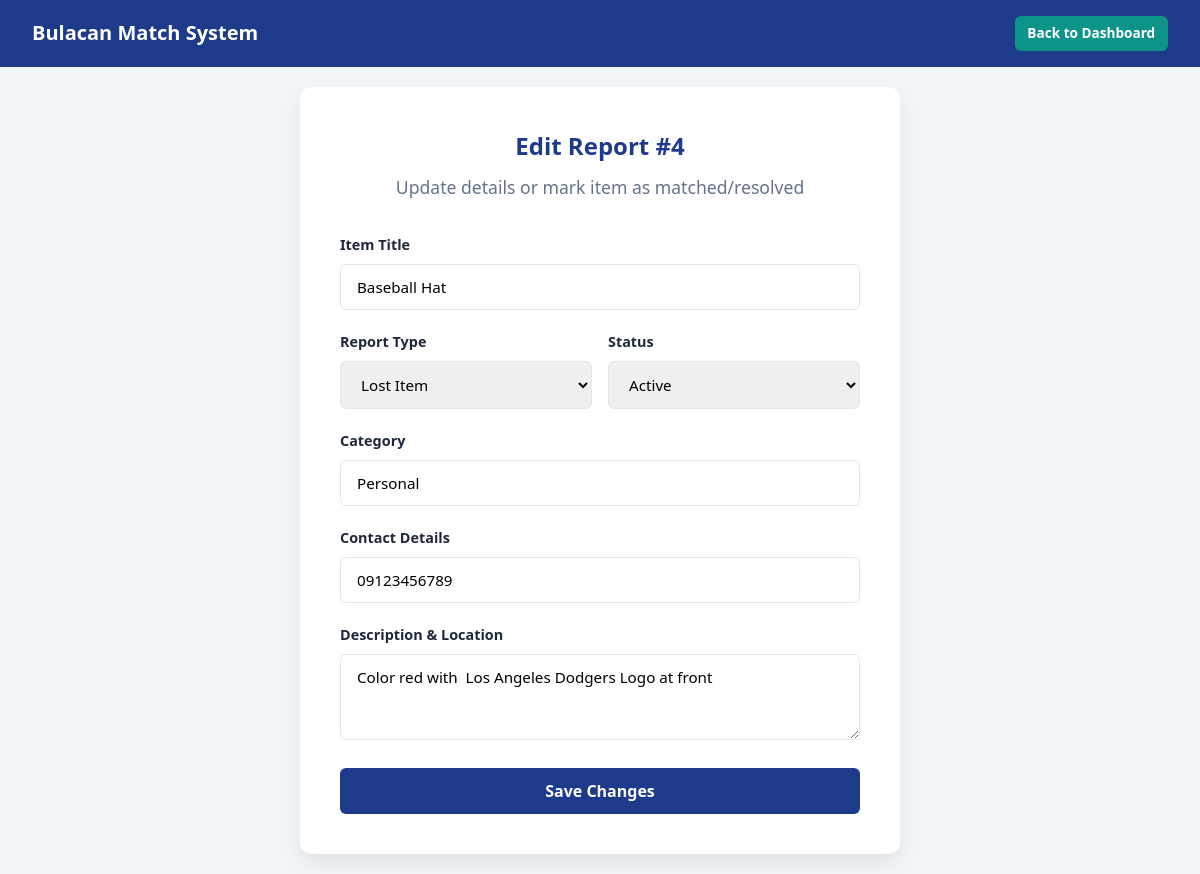
The page /edititem.php?itemid=4 (signed in) on the database its author committed.
### tables this page shows
CREATE TABLE `items` (
  `id` int(11) NOT NULL,
  `created_by` int(11) NOT NULL,
  `type` enum('lost','found') NOT NULL,
  `title` varchar(150) NOT NULL,
  `category` varchar(100) NOT NULL,
  `municipality` varchar(100) NOT NULL,
  `description` text NOT NULL,
  `contact_info` varchar(150) NOT NULL,
  `status` enum('active','matched','resolved') NOT NULL DEFAULT 'active',
  `created_at` timestamp NOT NULL DEFAULT current_timestamp(),
  `updated_at` timestamp NOT NULL DEFAULT current_timestamp() ON UPDATE current_timestamp()
);

### edititem.php (the view, shortened to what this page needs)
<?php
require_once "config.php";
function h($str) {
    return htmlspecialchars($str ?? '', ENT_QUOTES, 'UTF-8');
}
$itemid = (int) $_GET['itemid'];
$stmt = $conn->prepare("SELECT * FROM items WHERE id = ?");
$stmt->bind_param("i", $itemid);
$stmt->execute();
$item = $stmt->get_result()->fetch_assoc();
?>
<!DOCTYPE html>
<html lang="en">
<head>
    <link rel="stylesheet" href="style.css">
</head>
<body>
    <nav class="navbar">
        <div class="navbar-brand">Bulacan Match System</div>
        <div class="nav-user">
            <a href="dashboard.php" class="btn" style="background-color: var(--secondary); width: auto; padding: 0.4rem 0.8rem; font-size: 0.85rem;">Back to Dashboard</a>
        </div>
    </nav>
    <div class="auth-wrapper">
        <div class="auth-card" style="max-width: 600px;">
            <div class="auth-header">
                <h1>Edit Report #<?= $item['id'] ?></h1>
                <h2>Update details or mark item as matched/resolved</h2>
            </div>
            <form action="" method="post">
                <div class="form-group">
                    <label>Item Title</label>
                    <input type="text" name="title" class="form-control" value="<?= h($item['title']) ?>" required>
                </div>
                <div style="display: grid; grid-template-columns: 1fr 1fr; gap: 1rem;">
                    <div class="form-group">
                        <label>Report Type</label>
                        <select name="type" class="form-control" required>
                            <option value="lost" <?= $item['type'] === 'lost' ? 'selected' : '' ?>>Lost Item</option>
                        </select>
                    </div>
                    <div class="form-group">
                        <label>Status</label>
                        <select name="status" class="form-control" required>
                            <option value="active" <?= $item['status'] === 'active' ? 'selected' : '' ?>>Active</option>
                        </select>
                    </div>
                </div>
                <div class="form-group">
                    <label>Category</label>
                    <input type="text" name="category" class="form-control" value="<?= h($item['category']) ?>" required>
                </div>
                <div class="form-group">
                    <label>Contact Details</label>
                    <input type="text" name="contact_info" class="form-control" value="<?= h($item['contact_info']) ?>" required>
                </div>
                <div class="form-group">
                    <label>Description & Location</label>
                    <textarea name="description" class="form-control" rows="3" required><?= h($item['description']) ?></textarea>
                </div>
                <button type="submit" name="savebtn" class="btn">Save Changes</button>
            </form>
        </div>
    </div>
</body>
</html>

### style.css (style rules this page uses)
:root { --primary: #1e3a8a; --primary-hover: #1d4ed8; --secondary: #0d9488; --bg-color: #f1f5f9; --card-bg: #ffffff; --text-color: #1e293b; --text-muted: #64748b; --border-color: #e2e8f0; --danger: #ef4444; --success: #10b981; }
* { box-sizing: border-box; margin: 0; padding: 0; font-family: 'Segoe UI', Tahoma, Geneva, Verdana, sans-serif; }
body { background-color: var(--bg-color); color: var(--text-color); line-height: 1.6; display: flex; flex-direction: column; min-height: 100vh; }
.auth-wrapper { display: flex; justify-content: center; align-items: center; flex: 1; padding: 20px; }
.auth-card { background: var(--card-bg); padding: 2.5rem; border-radius: 12px; box-shadow: 0 10px 25px -5px rgba(0, 0, 0, 0.1); width: 100%; max-width: 420px; }
.auth-header { text-align: center; margin-bottom: 2rem; }
.auth-header h1 { font-size: 1.5rem; color: var(--primary); margin-bottom: 0.5rem; }
.auth-header h2 { font-size: 1.1rem; color: var(--text-muted); font-weight: 400; }
.form-group { margin-bottom: 1.25rem; }
.form-group label { display: block; margin-bottom: 0.5rem; font-weight: 600; font-size: 0.9rem; }
.form-control { width: 100%; padding: 0.75rem 1rem; border: 1px solid var(--border-color); border-radius: 6px; font-size: 0.95rem; transition: border-color 0.2s; }
textarea.form-control { resize: vertical; }
.btn { display: inline-block; width: 100%; padding: 0.75rem 1rem; background-color: var(--primary); color: white; border: none; border-radius: 6px; font-size: 1rem; font-weight: 600; cursor: pointer; transition: background-color 0.2s; text-align: center; text-decoration: none; }
.navbar { background: var(--primary); color: white; padding: 1rem 2rem; display: flex; justify-content: space-between; align-items: center; }
.navbar-brand { font-size: 1.25rem; font-weight: bold; }
.nav-user { display: flex; align-items: center; gap: 1rem; }

### rows shown on the page
items: id "4", title "Baseball Hat", type "Lost Item", status "Active", category "Personal", contact_info "09123456789", description "Color red with Los Angeles Dodgers Logo at front"
